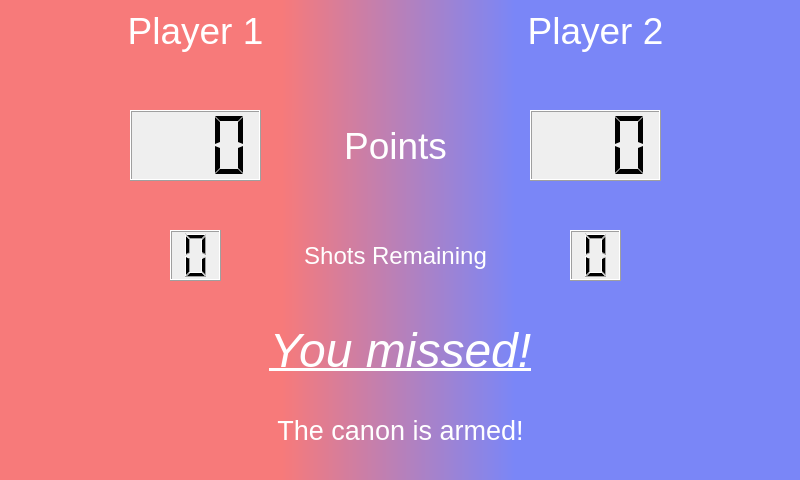
<?xml version="1.0" encoding="UTF-8"?>
<ui version="4.0">
 <class>versus</class>
 <widget class="QMainWindow" name="versus">
  <property name="geometry">
   <rect>
    <x>0</x>
    <y>0</y>
    <width>800</width>
    <height>480</height>
   </rect>
  </property>
  <property name="windowTitle">
   <string>Versus</string>
  </property>
  <property name="styleSheet">
   <string notr="true"/>
  </property>
  <widget class="QWidget" name="centralwidget">
   <widget class="QLabel" name="backgroundColor">
    <property name="geometry">
     <rect>
      <x>0</x>
      <y>0</y>
      <width>800</width>
      <height>480</height>
     </rect>
    </property>
    <property name="styleSheet">
     <string notr="true">background:qlineargradient(spread:pad, x1:0, y1:0, x2:1, y2:0, stop:0.352113 rgba(255, 0, 0, 125), stop:0.643192 rgba(0, 25, 255, 125))</string>
    </property>
    <property name="text">
     <string/>
    </property>
   </widget>
   <widget class="QLabel" name="player1Label">
    <property name="geometry">
     <rect>
      <x>0</x>
      <y>0</y>
      <width>391</width>
      <height>61</height>
     </rect>
    </property>
    <property name="font">
     <font>
      <pointsize>28</pointsize>
     </font>
    </property>
    <property name="styleSheet">
     <string notr="true">color: rgb(255, 255, 255)</string>
    </property>
    <property name="text">
     <string>Player 1</string>
    </property>
    <property name="alignment">
     <set>Qt::AlignCenter</set>
    </property>
   </widget>
   <widget class="QLabel" name="player2Label">
    <property name="geometry">
     <rect>
      <x>390</x>
      <y>0</y>
      <width>411</width>
      <height>61</height>
     </rect>
    </property>
    <property name="font">
     <font>
      <pointsize>28</pointsize>
     </font>
    </property>
    <property name="styleSheet">
     <string notr="true">color: rgb(255, 255, 255)</string>
    </property>
    <property name="text">
     <string>Player 2</string>
    </property>
    <property name="alignment">
     <set>Qt::AlignCenter</set>
    </property>
   </widget>
   <widget class="QLCDNumber" name="player1Score">
    <property name="geometry">
     <rect>
      <x>130</x>
      <y>110</y>
      <width>131</width>
      <height>71</height>
     </rect>
    </property>
    <property name="autoFillBackground">
     <bool>true</bool>
    </property>
    <property name="smallDecimalPoint">
     <bool>false</bool>
    </property>
    <property name="digitCount">
     <number>3</number>
    </property>
    <property name="segmentStyle">
     <enum>QLCDNumber::Flat</enum>
    </property>
   </widget>
   <widget class="QLCDNumber" name="player2Score">
    <property name="geometry">
     <rect>
      <x>530</x>
      <y>110</y>
      <width>131</width>
      <height>71</height>
     </rect>
    </property>
    <property name="autoFillBackground">
     <bool>true</bool>
    </property>
    <property name="smallDecimalPoint">
     <bool>false</bool>
    </property>
    <property name="digitCount">
     <number>3</number>
    </property>
    <property name="segmentStyle">
     <enum>QLCDNumber::Flat</enum>
    </property>
   </widget>
   <widget class="QLCDNumber" name="player1Shots">
    <property name="geometry">
     <rect>
      <x>170</x>
      <y>230</y>
      <width>51</width>
      <height>51</height>
     </rect>
    </property>
    <property name="autoFillBackground">
     <bool>true</bool>
    </property>
    <property name="digitCount">
     <number>1</number>
    </property>
   </widget>
   <widget class="QLCDNumber" name="player2Shots">
    <property name="geometry">
     <rect>
      <x>570</x>
      <y>230</y>
      <width>51</width>
      <height>51</height>
     </rect>
    </property>
    <property name="autoFillBackground">
     <bool>true</bool>
    </property>
    <property name="digitCount">
     <number>1</number>
    </property>
   </widget>
   <widget class="QLabel" name="shotsLabel">
    <property name="geometry">
     <rect>
      <x>220</x>
      <y>230</y>
      <width>351</width>
      <height>51</height>
     </rect>
    </property>
    <property name="font">
     <font>
      <pointsize>18</pointsize>
     </font>
    </property>
    <property name="styleSheet">
     <string notr="true">color: rgb(255, 255, 255)</string>
    </property>
    <property name="text">
     <string>Shots Remaining</string>
    </property>
    <property name="alignment">
     <set>Qt::AlignCenter</set>
    </property>
   </widget>
   <widget class="QLabel" name="pointsLabel">
    <property name="geometry">
     <rect>
      <x>260</x>
      <y>120</y>
      <width>271</width>
      <height>51</height>
     </rect>
    </property>
    <property name="font">
     <font>
      <pointsize>28</pointsize>
      <italic>false</italic>
     </font>
    </property>
    <property name="styleSheet">
     <string notr="true">color: rgb(255, 255, 255)</string>
    </property>
    <property name="text">
     <string>Points</string>
    </property>
    <property name="alignment">
     <set>Qt::AlignCenter</set>
    </property>
   </widget>
   <widget class="QLabel" name="missLabel">
    <property name="geometry">
     <rect>
      <x>0</x>
      <y>320</y>
      <width>801</width>
      <height>61</height>
     </rect>
    </property>
    <property name="font">
     <font>
      <pointsize>36</pointsize>
      <weight>50</weight>
      <italic>true</italic>
      <bold>false</bold>
      <underline>true</underline>
     </font>
    </property>
    <property name="styleSheet">
     <string notr="true">color: rgb(255, 255, 255)</string>
    </property>
    <property name="text">
     <string>You missed!</string>
    </property>
    <property name="alignment">
     <set>Qt::AlignCenter</set>
    </property>
   </widget>
   <widget class="QLabel" name="armedLabel">
    <property name="geometry">
     <rect>
      <x>0</x>
      <y>410</y>
      <width>801</width>
      <height>41</height>
     </rect>
    </property>
    <property name="font">
     <font>
      <pointsize>20</pointsize>
      <italic>false</italic>
     </font>
    </property>
    <property name="styleSheet">
     <string notr="true">color: rgb(255, 255, 255)</string>
    </property>
    <property name="text">
     <string>The canon is armed!</string>
    </property>
    <property name="alignment">
     <set>Qt::AlignCenter</set>
    </property>
   </widget>
  </widget>
 </widget>
 <resources/>
 <connections/>
</ui>
